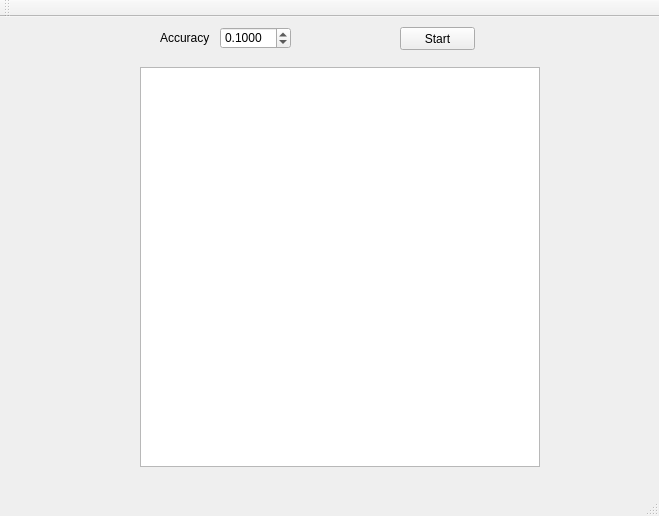
<?xml version="1.0" encoding="UTF-8"?>
<ui version="4.0">
 <class>MainWindow</class>
 <widget class="QMainWindow" name="MainWindow">
  <property name="geometry">
   <rect>
    <x>0</x>
    <y>0</y>
    <width>659</width>
    <height>516</height>
   </rect>
  </property>
  <property name="windowTitle">
   <string>MainWindow</string>
  </property>
  <widget class="QWidget" name="centralWidget">
   <widget class="QPushButton" name="ButtonStart">
    <property name="geometry">
     <rect>
      <x>400</x>
      <y>10</y>
      <width>75</width>
      <height>23</height>
     </rect>
    </property>
    <property name="text">
     <string>Start</string>
    </property>
   </widget>
   <widget class="QDoubleSpinBox" name="EpsilonSpinBox">
    <property name="geometry">
     <rect>
      <x>220</x>
      <y>10</y>
      <width>71</width>
      <height>22</height>
     </rect>
    </property>
    <property name="locale">
     <locale language="English" country="UnitedStates"/>
    </property>
    <property name="decimals">
     <number>4</number>
    </property>
    <property name="minimum">
     <double>0.010000000000000</double>
    </property>
    <property name="maximum">
     <double>1.000000000000000</double>
    </property>
    <property name="singleStep">
     <double>0.100000000000000</double>
    </property>
    <property name="value">
     <double>0.100000000000000</double>
    </property>
   </widget>
   <widget class="QLabel" name="label_Epsilon">
    <property name="geometry">
     <rect>
      <x>160</x>
      <y>10</y>
      <width>61</width>
      <height>21</height>
     </rect>
    </property>
    <property name="text">
     <string>Accuracy</string>
    </property>
   </widget>
   <widget class="QGraphicsView" name="graphicsView">
    <property name="geometry">
     <rect>
      <x>140</x>
      <y>50</y>
      <width>400</width>
      <height>400</height>
     </rect>
    </property>
    <property name="verticalScrollBarPolicy">
     <enum>Qt::ScrollBarAlwaysOff</enum>
    </property>
    <property name="horizontalScrollBarPolicy">
     <enum>Qt::ScrollBarAlwaysOff</enum>
    </property>
   </widget>
  </widget>
  <widget class="QMenuBar" name="menuBar">
   <property name="geometry">
    <rect>
     <x>0</x>
     <y>0</y>
     <width>659</width>
     <height>21</height>
    </rect>
   </property>
  </widget>
  <widget class="QToolBar" name="mainToolBar">
   <attribute name="toolBarArea">
    <enum>TopToolBarArea</enum>
   </attribute>
   <attribute name="toolBarBreak">
    <bool>false</bool>
   </attribute>
  </widget>
  <widget class="QStatusBar" name="statusBar"/>
 </widget>
 <layoutdefault spacing="6" margin="11"/>
 <resources/>
 <connections/>
</ui>
